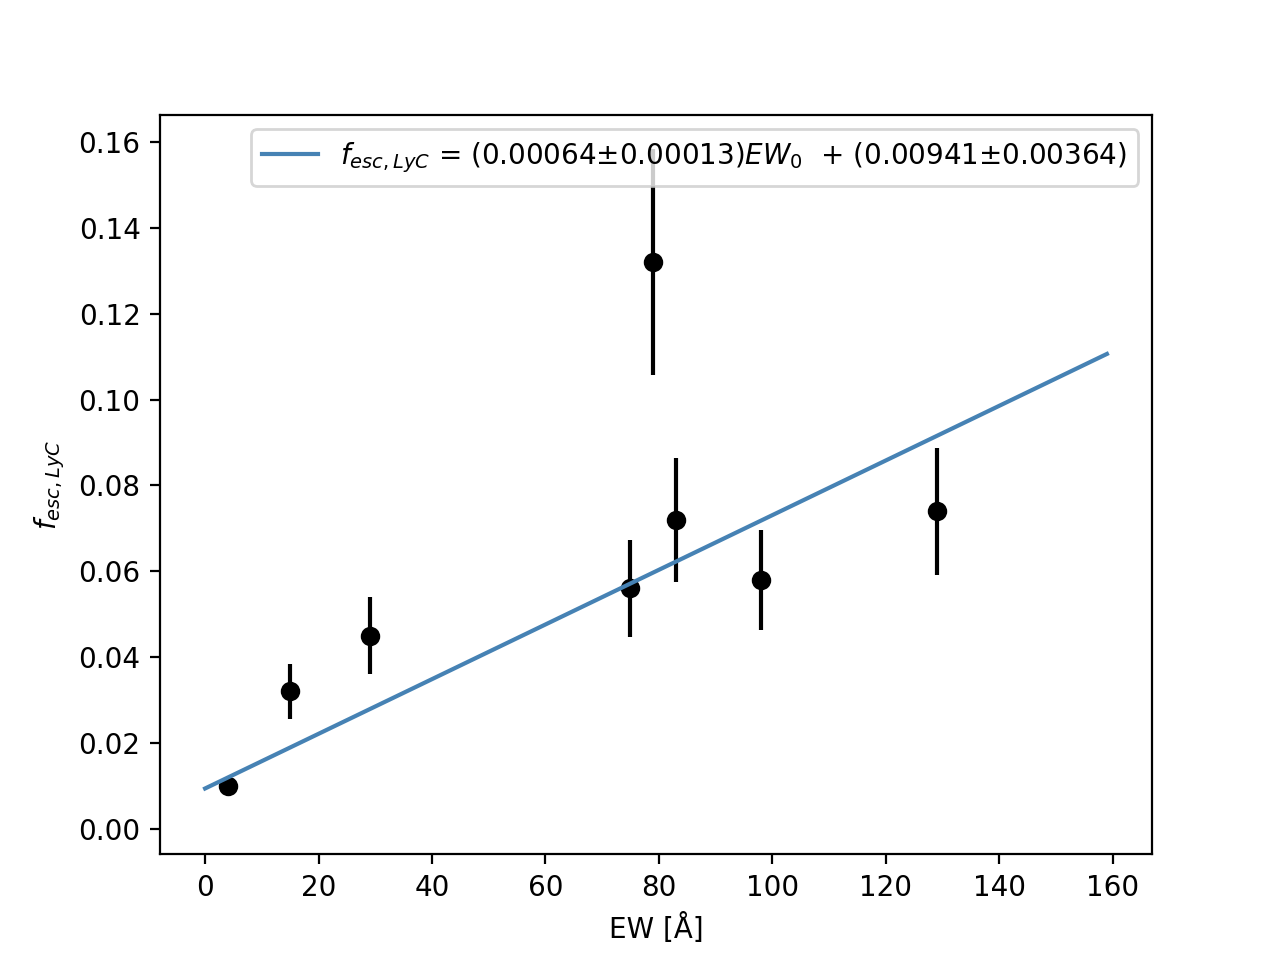

Write the Python code that produced this figure.
from scipy.optimize import curve_fit
import numpy as np
import pylab
import matplotlib.pyplot as plt
import math
# DATA

def Function(x,a1,a2):
  """
    Function for the equation of the line that will be fitted to the data.
  """
  return a1*x + a2

xs = pylab.array([79, 129, 83, 98, 75, 29, 15, 4])                        # Equivalent Width
ys = pylab.array([0.132, 0.074, 0.072, 0.058, 0.056, 0.045, 0.032, 0.01]) # Escape Fraction
ys_err = 0.2*ys                                                           #Error in Escape Fraction
p2 = pylab.polyfit(xs, ys, 1.0)
p = pylab.poly1d(p2)
params = p.coefficients                                                   # initial estimation for parameters from polyfit
pfit, pcov = curve_fit(Function, xs,ys,p0=params,sigma=ys_err)
error = [] # Empty error array
for i in range(len(pfit)): # Let's sample each individual parameter used
  try:
    error.append(np.absolute(pcov[i][i])**0.5)
  except:
    error.append(0.00)
BFP = pfit  # Best fit parameters
err_BFP = np.array(error) # Errors on best fit parameters

###### Print out the results for the best fit
print ('Function: y = (%s+-%s)x  + (%s+-%s)' %(round(BFP[0],5),round(err_BFP[0],5),round(BFP[1],5),round(err_BFP[1],5)))
# Show these on the plot as well
a1, a2, = BFP[0], BFP[1]
xdata = [i for i in range(0,160)]
data = [Function(i,a1,a2) for i in xdata]

plt.figure("Fesc_LyC")
plt.scatter(xs, ys, color='black')
plt.errorbar(xs, ys, yerr=ys_err, ls = 'none', color='black')
plt.plot(xdata, data, color='steelblue', label=r'$f_{esc,LyC}$ = (0.00064±0.00013)$EW_{0}$  + (0.00941±0.00364)')
plt.xlabel(r'EW [Å]')
plt.ylabel(r'$f_{esc,LyC}$')
plt.legend()
plt.show()
